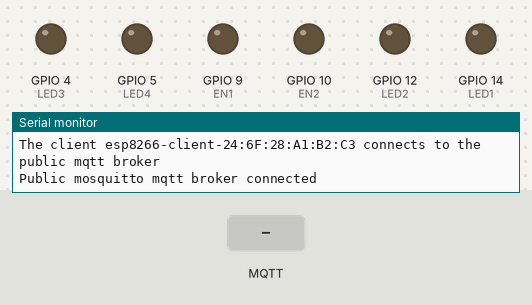
Simulated run of this sketch. Board: ESP8266 (NodeMCU). Parts: output pins drawn as LEDs (lit = HIGH), the last lines printed to the serial monitor. The inputs (shaded band) are chosen by the test bench. WiFi joins after 1.5 s; servers stay silent unless stated; no MQTT or app messages arrive unless stated.

Above: at 2.7 s.
2.8 s: MQTT message "1" arrives on the first subscribed topic
At 3.1 s:
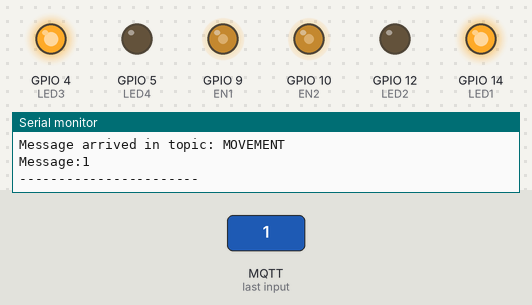
4.3 s: MQTT message "2" arrives on the first subscribed topic
At 5.5 s:
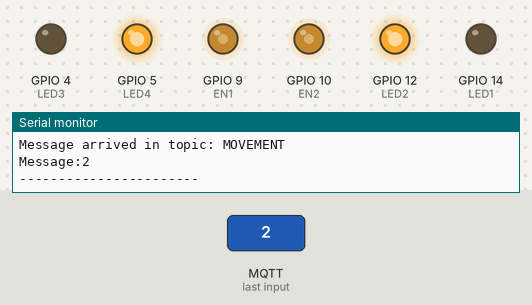
5.8 s: MQTT message "3" arrives on the first subscribed topic
At 6.6 s:
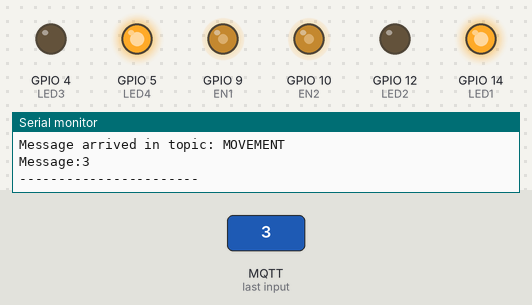
7.3 s: MQTT message "4" arrives on the first subscribed topic
At 7.8 s:
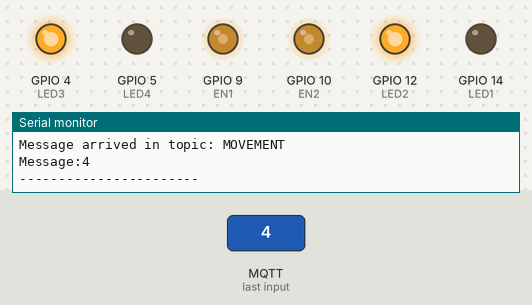
8.8 s: MQTT message "5" arrives on the first subscribed topic
At 10.1 s:
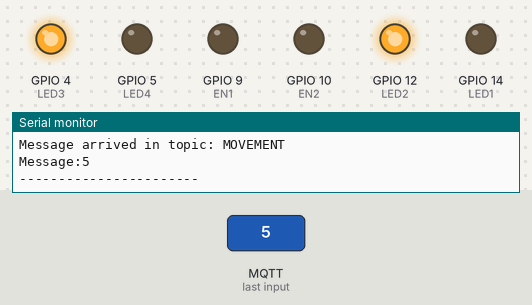
Timing chart, 0 to 11.3 s (numbered marks = the images above; inputs shaded):
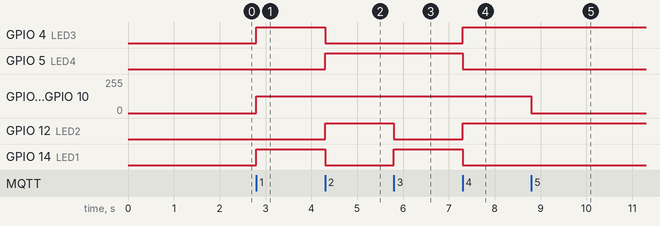

The sketch:

MQTTX.ino
```cpp
#include <ESP8266WiFi.h>
#include <PubSubClient.h>
#include "credentials.h"
#define PWM analogWrite
#define GLOW digitalWrite
#define LED1 14
#define LED2 12
#define LED3 4
#define LED4 5
#define EN1 9        //DEFINE A PWM GPIO HERE
#define EN2 10       //TODO:

// WiFi
const char* ssid = WIFI_SSID;
const char* pass = WIFI_PASS;

// MQTT Broker
const char *mqtt_broker = "test.mosquitto.org";
const char *topic = "MOVEMENT";
const int mqtt_port = 1883;

WiFiClient espClient;
PubSubClient client(espClient);
void forward() {
          PWM(EN1,124);
           PWM(EN2,124);
           GLOW(LED1,HIGH);
           GLOW(LED2,LOW);
           GLOW(LED3,HIGH);
           GLOW(LED4,LOW);

}
void reverse() {
  PWM(EN1,124);
           PWM(EN2,124);
           GLOW(LED1,LOW);
           GLOW(LED2,HIGH);
           GLOW(LED3,LOW);
           GLOW(LED4,HIGH);

}
void right() {
  PWM(EN1,80);
           PWM(EN2,80);
          GLOW(LED1,HIGH);
          GLOW(LED2,LOW);
          GLOW(LED3,LOW);
          GLOW(LED4,HIGH);
          PWM(EN1,124);
           PWM(EN2,124);
}
void left() {
  PWM(EN1,80);
           PWM(EN2,80);
            GLOW(LED1,LOW);
            GLOW(LED2,HIGH);
            GLOW(LED3,HIGH);
            GLOW(LED4,LOW);
            PWM(EN1,124);
           PWM(EN2,124);
}
void setup() {
  // Set software serial baud to 115200;
  Serial.begin(115200);
  // connecting to a WiFi network
  pinMode(LED1,OUTPUT);
  pinMode(LED2,OUTPUT);
  pinMode(LED3,OUTPUT);
  pinMode(LED4,OUTPUT);
  pinMode(EN1,OUTPUT);
  pinMode(EN2,OUTPUT);
  WiFi.begin(ssid, pass);
  while (WiFi.status() != WL_CONNECTED) {
      delay(500);
      Serial.println("Connecting to WiFi..");
  }
  Serial.println("Connected to the WiFi network");
  //connecting to a mqtt broker
  client.setServer(mqtt_broker, mqtt_port);
  client.setCallback(callback);
  while (!client.connected()) {
      String client_id = "esp8266-client-";
      client_id += String(WiFi.macAddress());
      Serial.printf("The client %s connects to the public mqtt broker\n", client_id.c_str());
      if (client.connect(client_id.c_str())) {
          Serial.println("Public mosquitto mqtt broker connected");
      } else {
          Serial.print("failed with state ");
          Serial.print(client.state());
          delay(2000);
      }
  }
  client.subscribe(topic);
}

void callback(char *topic, byte *payload, unsigned int length) {
  Serial.print("Message arrived in topic: ");
  Serial.println(topic);
  Serial.print("Message:");
  String s="";
  for (int i = 0; i < length; i++) {
      Serial.print((char) payload[i]);
      s+=(char)payload[i];
  }
  switch(s.toInt())
  {
    case 1: forward();
    break;
    case 2: reverse();
    break;
    case 3: right();
    break;
    case 4: left();
    break;
    default: PWM(EN1,0);
           PWM(EN2,0);
    // default: GLOW(LED1,LOW);
    //         GLOW(LED2,LOW);
    //         GLOW(LED3,LOW);
    //         GLOW(LED4,LOW);
    break;
  }
  Serial.println();
  Serial.println("-----------------------");
}

void loop() {
  client.loop();
}
```

credentials.h
```cpp
#define WIFI_SSID "Dutta"
#define WIFI_PASS "Kdpdodad@20"
```

Measured:
- after the input at 2.8 s, GPIO 4 (LED3), GPIO 14 (LED1): LOW → HIGH at once; GPIO 9 (EN1), GPIO 10 (EN2): 0/255 → 124/255 at once
- after the input at 4.3 s, GPIO 4 (LED3), GPIO 14 (LED1): HIGH → LOW at once; GPIO 5 (LED4), GPIO 12 (LED2): LOW → HIGH at once
- after the input at 5.8 s, GPIO 12 (LED2): HIGH → LOW at once; GPIO 14 (LED1): LOW → HIGH at once
- after the input at 7.3 s, GPIO 4 (LED3), GPIO 12 (LED2): LOW → HIGH at once; GPIO 5 (LED4), GPIO 14 (LED1): HIGH → LOW at once
- after the input at 8.8 s, GPIO 9 (EN1), GPIO 10 (EN2): 124/255 → 0/255 at once
